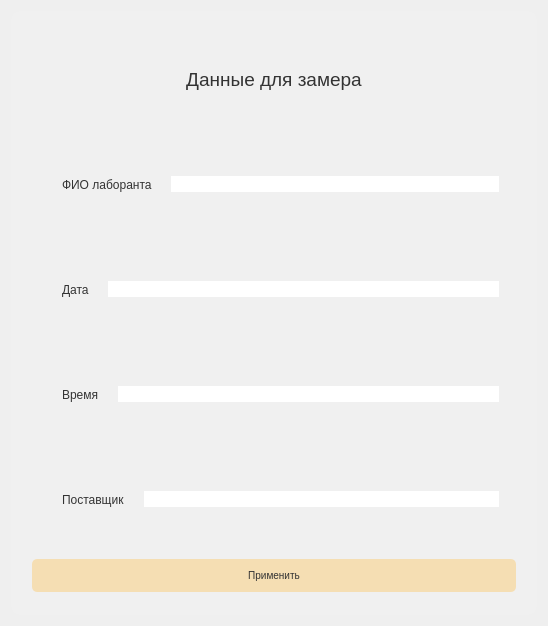
<?xml version="1.0" encoding="UTF-8"?>
<ui version="4.0">
 <class>Dialog</class>
 <widget class="QDialog" name="Dialog">
  <property name="geometry">
   <rect>
    <x>0</x>
    <y>0</y>
    <width>548</width>
    <height>626</height>
   </rect>
  </property>
  <property name="windowTitle">
   <string>Dialog</string>
  </property>
  <property name="styleSheet">
   <string notr="true">QFrame {
    background-color: #f0f0f0;
    border-radius: 10px;
    padding: 10px;
}

QLabel {
    color: #333333;
}

QDoubleSpinBox, QSpinBox, QPushButton {
    background-color: #ffffff;
    border: 1px solid #cccccc;
    border-radius: 5px;
    padding: 5px;
}

QPushButton {
    background-color: #F5DEB3; /* Пшеничный цвет */
    color: #333333;
    border: 1px solid #D2B48C; /* Темный пшеничный цвет для границы */
    border-radius: 5px;
    padding: 10px 20px;
    text-align: center;
    text-decoration: none;
    display: inline-block;
    font-size: 10px;
    margin: 4px 2px;
    cursor: pointer;
}

QPushButton:hover {
    background-color: #ECD5B5; /* Более темный оттенок пшеничного для hover */
}
</string>
  </property>
  <layout class="QGridLayout" name="gridLayout">
   <item row="0" column="0">
    <widget class="QFrame" name="frame">
     <property name="styleSheet">
      <string notr="true">border: 0px;</string>
     </property>
     <property name="frameShape">
      <enum>QFrame::StyledPanel</enum>
     </property>
     <property name="frameShadow">
      <enum>QFrame::Raised</enum>
     </property>
     <layout class="QVBoxLayout" name="verticalLayout">
      <item>
       <widget class="QFrame" name="frame_6">
        <property name="frameShape">
         <enum>QFrame::StyledPanel</enum>
        </property>
        <property name="frameShadow">
         <enum>QFrame::Raised</enum>
        </property>
        <layout class="QVBoxLayout" name="verticalLayout_2">
         <item>
          <widget class="QLabel" name="label">
           <property name="font">
            <font>
             <family>MS Shell Dlg 2</family>
             <pointsize>14</pointsize>
             <weight>9</weight>
             <italic>false</italic>
             <bold>false</bold>
            </font>
           </property>
           <property name="styleSheet">
            <string notr="true">border: 0px;
font: 75 14pt &quot;MS Shell Dlg 2&quot;;</string>
           </property>
           <property name="text">
            <string>Данные для замера</string>
           </property>
           <property name="alignment">
            <set>Qt::AlignCenter</set>
           </property>
          </widget>
         </item>
        </layout>
       </widget>
      </item>
      <item>
       <widget class="QFrame" name="frame_5">
        <property name="frameShape">
         <enum>QFrame::StyledPanel</enum>
        </property>
        <property name="frameShadow">
         <enum>QFrame::Raised</enum>
        </property>
        <layout class="QHBoxLayout" name="horizontalLayout">
         <item>
          <widget class="QLabel" name="label_2">
           <property name="font">
            <font>
             <pointsize>9</pointsize>
            </font>
           </property>
           <property name="styleSheet">
            <string notr="true">border: 0px;</string>
           </property>
           <property name="text">
            <string>ФИО лаборанта</string>
           </property>
          </widget>
         </item>
         <item>
          <widget class="QLineEdit" name="fio_input"/>
         </item>
        </layout>
       </widget>
      </item>
      <item>
       <widget class="QFrame" name="frame_4">
        <property name="frameShape">
         <enum>QFrame::StyledPanel</enum>
        </property>
        <property name="frameShadow">
         <enum>QFrame::Raised</enum>
        </property>
        <layout class="QHBoxLayout" name="horizontalLayout_2">
         <item>
          <widget class="QLabel" name="label_3">
           <property name="font">
            <font>
             <pointsize>9</pointsize>
            </font>
           </property>
           <property name="styleSheet">
            <string notr="true">border: 0px;</string>
           </property>
           <property name="text">
            <string>Дата</string>
           </property>
          </widget>
         </item>
         <item>
          <widget class="QLineEdit" name="date_input"/>
         </item>
        </layout>
       </widget>
      </item>
      <item>
       <widget class="QFrame" name="frame_3">
        <property name="frameShape">
         <enum>QFrame::StyledPanel</enum>
        </property>
        <property name="frameShadow">
         <enum>QFrame::Raised</enum>
        </property>
        <layout class="QHBoxLayout" name="horizontalLayout_3">
         <item>
          <widget class="QLabel" name="label_4">
           <property name="font">
            <font>
             <pointsize>9</pointsize>
            </font>
           </property>
           <property name="styleSheet">
            <string notr="true">border: 0px;</string>
           </property>
           <property name="text">
            <string>Время</string>
           </property>
          </widget>
         </item>
         <item>
          <widget class="QLineEdit" name="time_input"/>
         </item>
        </layout>
       </widget>
      </item>
      <item>
       <widget class="QFrame" name="frame_2">
        <property name="frameShape">
         <enum>QFrame::StyledPanel</enum>
        </property>
        <property name="frameShadow">
         <enum>QFrame::Raised</enum>
        </property>
        <layout class="QHBoxLayout" name="horizontalLayout_4">
         <item>
          <widget class="QLabel" name="label_5">
           <property name="font">
            <font>
             <pointsize>9</pointsize>
            </font>
           </property>
           <property name="styleSheet">
            <string notr="true">border: 0px;</string>
           </property>
           <property name="text">
            <string>Поставщик</string>
           </property>
          </widget>
         </item>
         <item>
          <widget class="QLineEdit" name="supplier_input"/>
         </item>
        </layout>
       </widget>
      </item>
      <item>
       <widget class="QPushButton" name="apply_btn">
        <property name="styleSheet">
         <string notr="true">font: 10pt &quot;MS Shell Dlg 2&quot;;</string>
        </property>
        <property name="text">
         <string>Применить</string>
        </property>
       </widget>
      </item>
     </layout>
    </widget>
   </item>
  </layout>
 </widget>
 <resources/>
 <connections/>
</ui>
